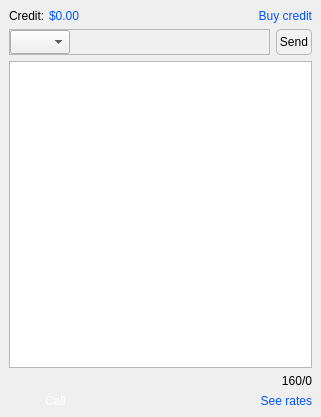
<?xml version="1.0" encoding="UTF-8"?>
<ui version="4.0">
 <class>Dialog</class>
 <widget class="QDialog" name="Dialog">
  <property name="geometry">
   <rect>
    <x>0</x>
    <y>0</y>
    <width>321</width>
    <height>417</height>
   </rect>
  </property>
  <property name="windowTitle">
   <string>Dialog</string>
  </property>
  <property name="styleSheet">
   <string notr="true">QDialog {
	background-image: url(:/resources/bgd_roster_gradient.png);
	background-position: bottom;
}
</string>
  </property>
  <layout class="QVBoxLayout" name="verticalLayout_2">
   <property name="spacing">
    <number>0</number>
   </property>
   <property name="leftMargin">
    <number>0</number>
   </property>
   <property name="topMargin">
    <number>0</number>
   </property>
   <property name="rightMargin">
    <number>0</number>
   </property>
   <property name="bottomMargin">
    <number>0</number>
   </property>
   <item>
    <widget class="QFrame" name="backgroundFrame">
     <property name="styleSheet">
      <string notr="true">QFrame#backgroundFrame{
	background-image: url(:/resources/bgd_bubbles.png);
}
</string>
     </property>
     <property name="frameShape">
      <enum>QFrame::NoFrame</enum>
     </property>
     <property name="frameShadow">
      <enum>QFrame::Plain</enum>
     </property>
     <layout class="QVBoxLayout" name="verticalLayout_3">
      <item>
       <layout class="QHBoxLayout" name="horizontalLayout">
        <item>
         <widget class="QLabel" name="label">
          <property name="maximumSize">
           <size>
            <width>34</width>
            <height>16777215</height>
           </size>
          </property>
          <property name="text">
           <string>Credit:</string>
          </property>
         </widget>
        </item>
        <item>
         <widget class="QLabel" name="label_3">
          <property name="styleSheet">
           <string notr="true">color: rgb(0, 85, 255);</string>
          </property>
          <property name="text">
           <string>$0.00</string>
          </property>
         </widget>
        </item>
        <item>
         <widget class="QLabel" name="label_2">
          <property name="styleSheet">
           <string notr="true">color: rgb(0, 85, 255);</string>
          </property>
          <property name="text">
           <string>Buy credit</string>
          </property>
          <property name="alignment">
           <set>Qt::AlignRight|Qt::AlignTrailing|Qt::AlignVCenter</set>
          </property>
         </widget>
        </item>
       </layout>
      </item>
      <item>
       <layout class="QHBoxLayout" name="horizontalLayout_4">
        <item>
         <widget class="NumberInputFrame" name="frame">
          <property name="focusPolicy">
           <enum>Qt::NoFocus</enum>
          </property>
          <property name="styleSheet">
           <string notr="true">NumberInputFrame { 
	border-color: rgb(213, 213, 213); 
	border-width: 1px; 
	border-radius: 3px; 
	border-style: solid; 
	background-color: rgb(255, 255, 255)
}</string>
          </property>
          <property name="frameShape">
           <enum>QFrame::StyledPanel</enum>
          </property>
          <property name="frameShadow">
           <enum>QFrame::Raised</enum>
          </property>
          <layout class="QVBoxLayout" name="verticalLayout">
           <property name="spacing">
            <number>0</number>
           </property>
           <property name="leftMargin">
            <number>0</number>
           </property>
           <property name="topMargin">
            <number>0</number>
           </property>
           <property name="rightMargin">
            <number>0</number>
           </property>
           <property name="bottomMargin">
            <number>0</number>
           </property>
           <item>
            <layout class="QHBoxLayout" name="horizontalLayout_2">
             <property name="spacing">
              <number>0</number>
             </property>
             <item>
              <widget class="PrefixComboBox" name="comboBox">
               <property name="enabled">
                <bool>true</bool>
               </property>
               <property name="minimumSize">
                <size>
                 <width>0</width>
                 <height>0</height>
                </size>
               </property>
               <property name="maximumSize">
                <size>
                 <width>60</width>
                 <height>28</height>
                </size>
               </property>
               <property name="styleSheet">
                <string notr="true">PrefixComboBox {
	border: none;	
	background-color: rgba(255, 255, 255, 0);
}

PrefixComboBox::drop-down{
	image: url(:/resources/combo_arrow.png);
	height: 24px;
}

QScrollBar{
	border:none;
	border-radius: 0px;
	width: 10px;
}

QScrollBar::handle{
	background-color:rgb(203, 203, 203);
	border-radius: 5px;
	min-height: 30px;
}






</string>
               </property>
               <property name="editable">
                <bool>false</bool>
               </property>
               <property name="iconSize">
                <size>
                 <width>20</width>
                 <height>20</height>
                </size>
               </property>
               <property name="frame">
                <bool>true</bool>
               </property>
              </widget>
             </item>
             <item>
              <widget class="QLineEdit" name="lineEdit">
               <property name="minimumSize">
                <size>
                 <width>0</width>
                 <height>24</height>
                </size>
               </property>
               <property name="styleSheet">
                <string notr="true">QLineEdit{
	border: none;
	background-color: rgba(255, 255, 255, 0);
}</string>
               </property>
              </widget>
             </item>
            </layout>
           </item>
          </layout>
         </widget>
        </item>
        <item>
         <widget class="QPushButton" name="pushButton">
          <property name="minimumSize">
           <size>
            <width>36</width>
            <height>0</height>
           </size>
          </property>
          <property name="maximumSize">
           <size>
            <width>60</width>
            <height>16777215</height>
           </size>
          </property>
          <property name="styleSheet">
           <string notr="true">QPushButton {
	border-color: rgb(185, 185, 185);
	border-radius: 4px;
	border-style: solid;
	border-width: 1px;
	background-color:rgb(242, 242, 242);
	height:24px;
}

QPushButton:pressed {
	background-image: url(:/resources/btn_white_down.png);
	background-position: center;
}

QPushButton:hover {
	border-color: rgb(185, 185, 185);
	border-radius: 3px;
	border-style: solid;
	background-color: rgb(255, 255, 255)
}
</string>
          </property>
          <property name="text">
           <string>Send</string>
          </property>
         </widget>
        </item>
       </layout>
      </item>
      <item>
       <widget class="QTextEdit" name="messageInput"/>
      </item>
      <item>
       <widget class="QLabel" name="charactersLeftLabel">
        <property name="text">
         <string>160/0</string>
        </property>
        <property name="alignment">
         <set>Qt::AlignRight|Qt::AlignTrailing|Qt::AlignVCenter</set>
        </property>
       </widget>
      </item>
      <item>
       <layout class="QHBoxLayout" name="horizontalLayout_3">
        <property name="spacing">
         <number>12</number>
        </property>
        <item>
         <widget class="QLabel" name="label_5">
          <property name="maximumSize">
           <size>
            <width>24</width>
            <height>24</height>
           </size>
          </property>
          <property name="text">
           <string/>
          </property>
          <property name="pixmap">
           <pixmap resource="Resources.qrc">:/resources/baseline_call_black_18dp.png</pixmap>
          </property>
          <property name="scaledContents">
           <bool>true</bool>
          </property>
          <property name="margin">
           <number>0</number>
          </property>
         </widget>
        </item>
        <item>
         <widget class="QLabel" name="label_4">
          <property name="styleSheet">
           <string notr="true">color: rgb(255, 255, 255);</string>
          </property>
          <property name="text">
           <string>Call</string>
          </property>
         </widget>
        </item>
        <item>
         <widget class="QLabel" name="label_6">
          <property name="styleSheet">
           <string notr="true">color: rgb(0, 85, 255);</string>
          </property>
          <property name="text">
           <string>See rates</string>
          </property>
          <property name="alignment">
           <set>Qt::AlignRight|Qt::AlignTrailing|Qt::AlignVCenter</set>
          </property>
         </widget>
        </item>
       </layout>
      </item>
     </layout>
    </widget>
   </item>
  </layout>
 </widget>
 <customwidgets>
  <customwidget>
   <class>PrefixComboBox</class>
   <extends>QComboBox</extends>
   <header>prefixcombobox.h</header>
  </customwidget>
  <customwidget>
   <class>NumberInputFrame</class>
   <extends>QFrame</extends>
   <header>numberinputframe.h</header>
   <container>1</container>
  </customwidget>
 </customwidgets>
 <resources>
  <include location="Resources.qrc"/>
 </resources>
 <connections/>
</ui>
